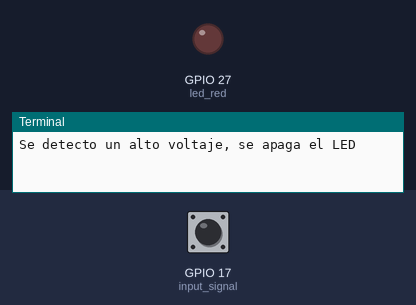
Bench run of a program on a simulated Raspberry Pi (BCM pin numbers). On the bench: output pins drawn as LEDs (lit = HIGH), the last lines printed to the terminal. Inputs (shaded band) come from the test bench; at power-on: GPIO 17 (input_signal) LOW.

Above: at 1.2 s.
1.3 s: GPIO 17 (input_signal) pulled HIGH for 1 s
At 2.8 s:
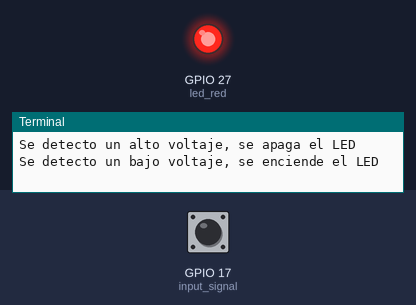
4.5 s: GPIO 17 (input_signal) pulled HIGH for 3.2 s
At 9.1 s:
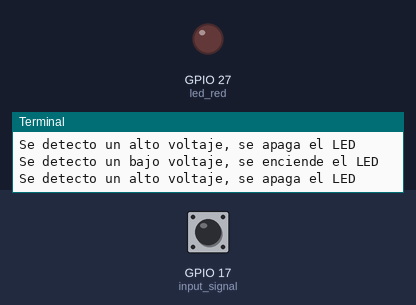
Timing chart, 0 to 10.6 s (numbered marks = the images above; inputs shaded):
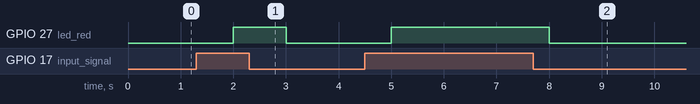

The program:

raspberry.py
```python
from gpiozero import DigitalInputDevice, LED
from time import sleep
#import serial

#ser = serial.Serial('/dev/ttyACM0', 9600, timeout=5)
#ser.flushInput()
# Definición de los pines
input_pin = 17  # Pin que recibe la señal del Arduino
led_red_pin = 27  # Pin donde está conectado el LED rojo

# Configuración de los pines
input_signal = DigitalInputDevice(input_pin)  # Configurar el pin de entrada como una entrada digital
led_red = LED(led_red_pin)  # Configurar el pin del LED como un LED
alreadyPrinted = 0
lastSignal = 0
def check_signal():
    global lastSignal
    global alreadyPrinted
    #lineBytes = ser.readline()
    #line = lineBytes.decode('utf-8').strip()
    if lastSignal != input_signal.value: alreadyPrinted = 0
    lastSignal = input_signal.value
    if lastSignal == 1:
        if not alreadyPrinted:
            print("Se detecto un bajo voltaje, se enciende el LED")
            alreadyPrinted = 1
        led_red.on()
    if lastSignal == 0:
        if not alreadyPrinted:
            print("Se detecto un alto voltaje, se apaga el LED")
            alreadyPrinted = 1
        led_red.off()
try:
    while True:
        check_signal()
        sleep(1)  # Esperar 1 segundo antes de la siguiente lectura
except KeyboardInterrupt:
    print("Script interrumpido")
```

Measured:
- after the input at 1.3 s, GPIO 27 (led_red): LOW → HIGH after 0.70 s, → LOW 1.0 s later
- after the input at 4.5 s, GPIO 27 (led_red): LOW → HIGH after 0.50 s, → LOW 3.0 s later
